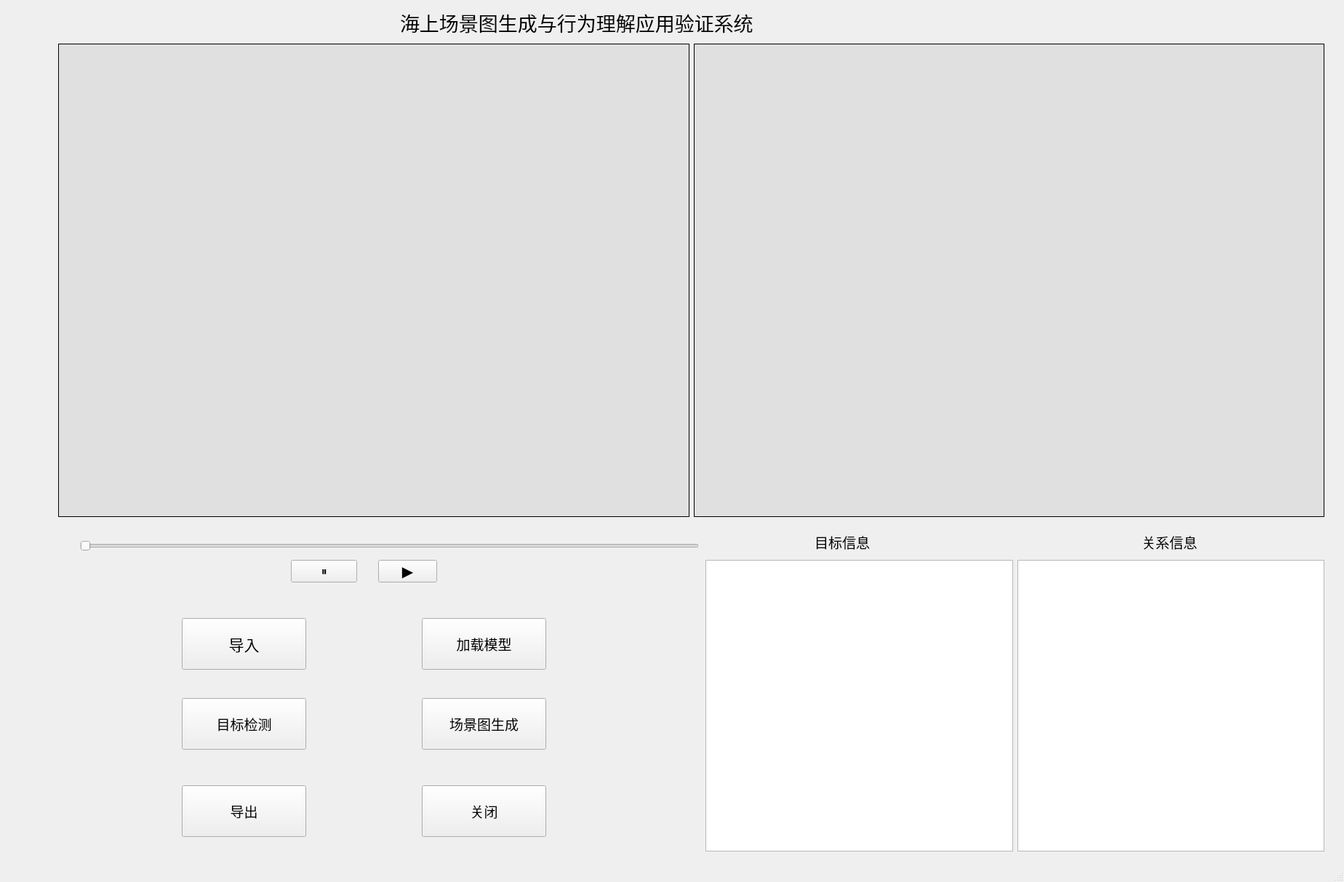
<?xml version="1.0" encoding="UTF-8"?>
<ui version="4.0">
 <class>MainWindow</class>
 <widget class="QMainWindow" name="MainWindow">
  <property name="windowModality">
   <enum>Qt::ApplicationModal</enum>
  </property>
  <property name="enabled">
   <bool>true</bool>
  </property>
  <property name="geometry">
   <rect>
    <x>0</x>
    <y>0</y>
    <width>1848</width>
    <height>1213</height>
   </rect>
  </property>
  <property name="sizePolicy">
   <sizepolicy hsizetype="Fixed" vsizetype="Fixed">
    <horstretch>0</horstretch>
    <verstretch>0</verstretch>
   </sizepolicy>
  </property>
  <property name="windowTitle">
   <string>MainWindow</string>
  </property>
  <widget class="QWidget" name="centralwidget">
   <widget class="QWidget" name="horizontalLayoutWidget">
    <property name="geometry">
     <rect>
      <x>80</x>
      <y>60</y>
      <width>1741</width>
      <height>651</height>
     </rect>
    </property>
    <layout class="QHBoxLayout" name="horizontalLayout">
     <item>
      <widget class="QLabel" name="label_5">
       <property name="styleSheet">
        <string notr="true">border: 1px solid black;background-color: #E0E0E0;</string>
       </property>
       <property name="text">
        <string/>
       </property>
      </widget>
     </item>
     <item>
      <widget class="QLabel" name="label_4">
       <property name="styleSheet">
        <string notr="true">border: 1px solid black;background-color: #E0E0E0;</string>
       </property>
       <property name="text">
        <string/>
       </property>
      </widget>
     </item>
    </layout>
   </widget>
   <widget class="QWidget" name="ctroller" native="true">
    <property name="geometry">
     <rect>
      <x>90</x>
      <y>820</y>
      <width>851</width>
      <height>351</height>
     </rect>
    </property>
    <widget class="QPushButton" name="import_2">
     <property name="geometry">
      <rect>
       <x>160</x>
       <y>30</y>
       <width>171</width>
       <height>71</height>
      </rect>
     </property>
     <property name="font">
      <font>
       <family>Adobe Arabic</family>
       <pointsize>16</pointsize>
      </font>
     </property>
     <property name="text">
      <string>导入</string>
     </property>
    </widget>
    <widget class="QPushButton" name="load_model">
     <property name="geometry">
      <rect>
       <x>490</x>
       <y>30</y>
       <width>171</width>
       <height>71</height>
      </rect>
     </property>
     <property name="font">
      <font>
       <family>Adobe Arabic</family>
       <pointsize>14</pointsize>
      </font>
     </property>
     <property name="text">
      <string>加载模型</string>
     </property>
    </widget>
    <widget class="QPushButton" name="generate">
     <property name="geometry">
      <rect>
       <x>490</x>
       <y>140</y>
       <width>171</width>
       <height>71</height>
      </rect>
     </property>
     <property name="font">
      <font>
       <family>Adobe Arabic</family>
       <pointsize>14</pointsize>
      </font>
     </property>
     <property name="text">
      <string>场景图生成</string>
     </property>
    </widget>
    <widget class="QPushButton" name="detect">
     <property name="geometry">
      <rect>
       <x>160</x>
       <y>140</y>
       <width>171</width>
       <height>71</height>
      </rect>
     </property>
     <property name="font">
      <font>
       <family>Adobe Arabic</family>
       <pointsize>14</pointsize>
      </font>
     </property>
     <property name="text">
      <string>目标检测</string>
     </property>
    </widget>
    <widget class="QPushButton" name="export_2">
     <property name="geometry">
      <rect>
       <x>160</x>
       <y>260</y>
       <width>171</width>
       <height>71</height>
      </rect>
     </property>
     <property name="font">
      <font>
       <family>Adobe Arabic</family>
       <pointsize>14</pointsize>
      </font>
     </property>
     <property name="text">
      <string>导出</string>
     </property>
    </widget>
    <widget class="QPushButton" name="close">
     <property name="geometry">
      <rect>
       <x>490</x>
       <y>260</y>
       <width>171</width>
       <height>71</height>
      </rect>
     </property>
     <property name="font">
      <font>
       <family>Adobe Arabic</family>
       <pointsize>14</pointsize>
      </font>
     </property>
     <property name="text">
      <string>关闭</string>
     </property>
    </widget>
   </widget>
   <widget class="QLabel" name="label_3">
    <property name="geometry">
     <rect>
      <x>550</x>
      <y>0</y>
      <width>721</width>
      <height>61</height>
     </rect>
    </property>
    <property name="sizePolicy">
     <sizepolicy hsizetype="Fixed" vsizetype="Fixed">
      <horstretch>0</horstretch>
      <verstretch>0</verstretch>
     </sizepolicy>
    </property>
    <property name="font">
     <font>
      <family>微软雅黑</family>
      <pointsize>20</pointsize>
     </font>
    </property>
    <property name="text">
     <string>海上场景图生成与行为理解应用验证系统</string>
    </property>
    <property name="textFormat">
     <enum>Qt::PlainText</enum>
    </property>
   </widget>
   <widget class="QWidget" name="video_ctr" native="true">
    <property name="geometry">
     <rect>
      <x>80</x>
      <y>730</y>
      <width>891</width>
      <height>80</height>
     </rect>
    </property>
    <widget class="QSlider" name="progress">
     <property name="geometry">
      <rect>
       <x>30</x>
       <y>10</y>
       <width>851</width>
       <height>22</height>
      </rect>
     </property>
     <property name="orientation">
      <enum>Qt::Horizontal</enum>
     </property>
    </widget>
    <widget class="QPushButton" name="suspend">
     <property name="geometry">
      <rect>
       <x>320</x>
       <y>40</y>
       <width>91</width>
       <height>31</height>
      </rect>
     </property>
     <property name="font">
      <font>
       <pointsize>12</pointsize>
      </font>
     </property>
     <property name="text">
      <string>⏸</string>
     </property>
    </widget>
    <widget class="QPushButton" name="play">
     <property name="geometry">
      <rect>
       <x>440</x>
       <y>40</y>
       <width>81</width>
       <height>31</height>
      </rect>
     </property>
     <property name="font">
      <font>
       <pointsize>15</pointsize>
      </font>
     </property>
     <property name="text">
      <string>▶</string>
     </property>
    </widget>
   </widget>
   <widget class="QWidget" name="horizontalLayoutWidget_2">
    <property name="geometry">
     <rect>
      <x>970</x>
      <y>770</y>
      <width>851</width>
      <height>401</height>
     </rect>
    </property>
    <layout class="QHBoxLayout" name="horizontalLayout_2">
     <item>
      <widget class="QListView" name="listView_obj">
       <property name="font">
        <font>
         <pointsize>12</pointsize>
        </font>
       </property>
      </widget>
     </item>
     <item>
      <widget class="QListView" name="listView_rel">
       <property name="font">
        <font>
         <pointsize>12</pointsize>
        </font>
       </property>
      </widget>
     </item>
    </layout>
   </widget>
   <widget class="QLabel" name="obj_label">
    <property name="geometry">
     <rect>
      <x>1120</x>
      <y>730</y>
      <width>101</width>
      <height>31</height>
     </rect>
    </property>
    <property name="font">
     <font>
      <family>Adobe Arabic</family>
      <pointsize>14</pointsize>
     </font>
    </property>
    <property name="text">
     <string>目标信息</string>
    </property>
   </widget>
   <widget class="QLabel" name="rel_label">
    <property name="geometry">
     <rect>
      <x>1570</x>
      <y>730</y>
      <width>101</width>
      <height>31</height>
     </rect>
    </property>
    <property name="font">
     <font>
      <family>Adobe Arabic</family>
      <pointsize>14</pointsize>
     </font>
    </property>
    <property name="text">
     <string>关系信息</string>
    </property>
   </widget>
  </widget>
  <widget class="QStatusBar" name="statusBar"/>
 </widget>
 <resources/>
 <connections/>
</ui>
